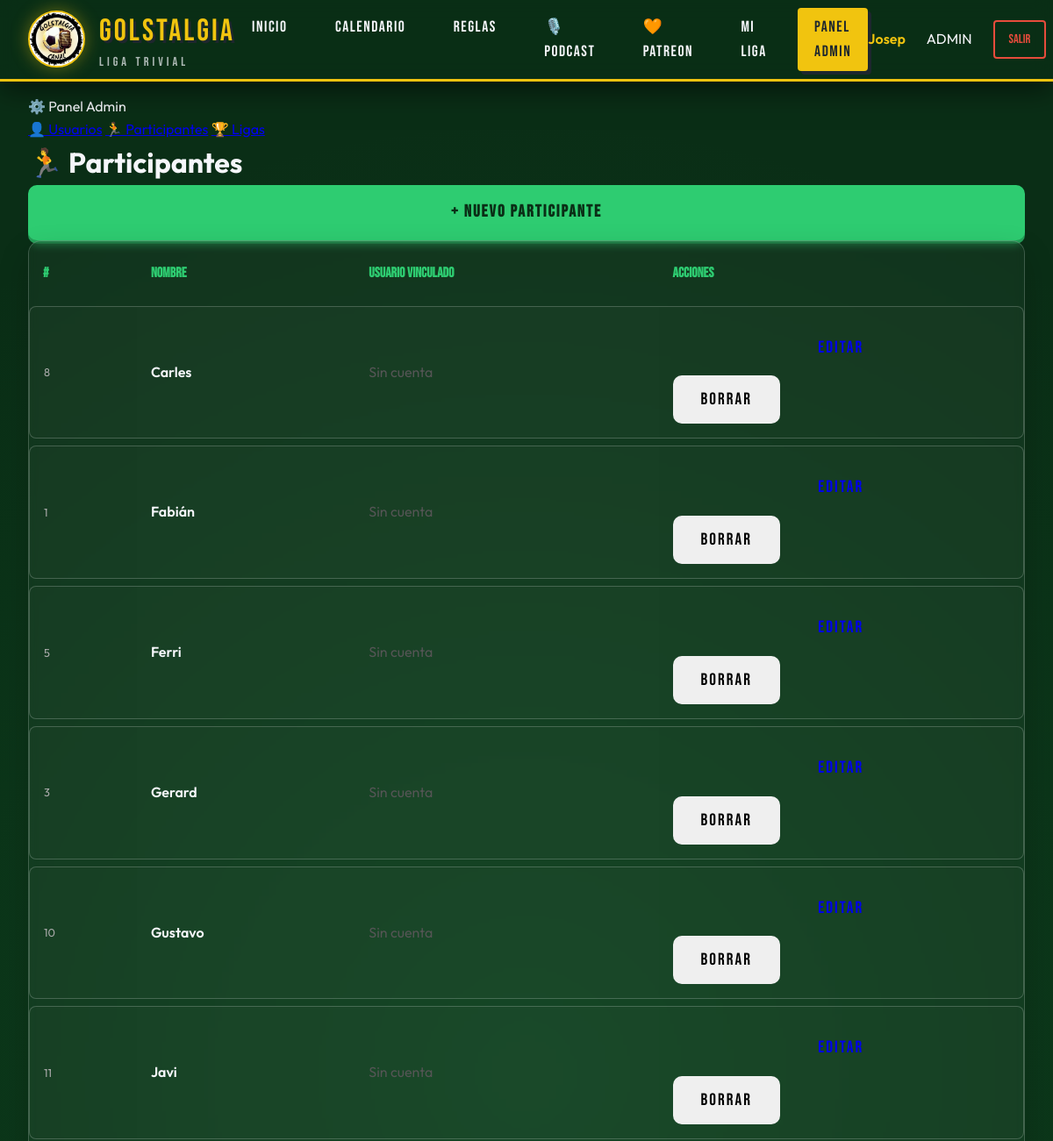
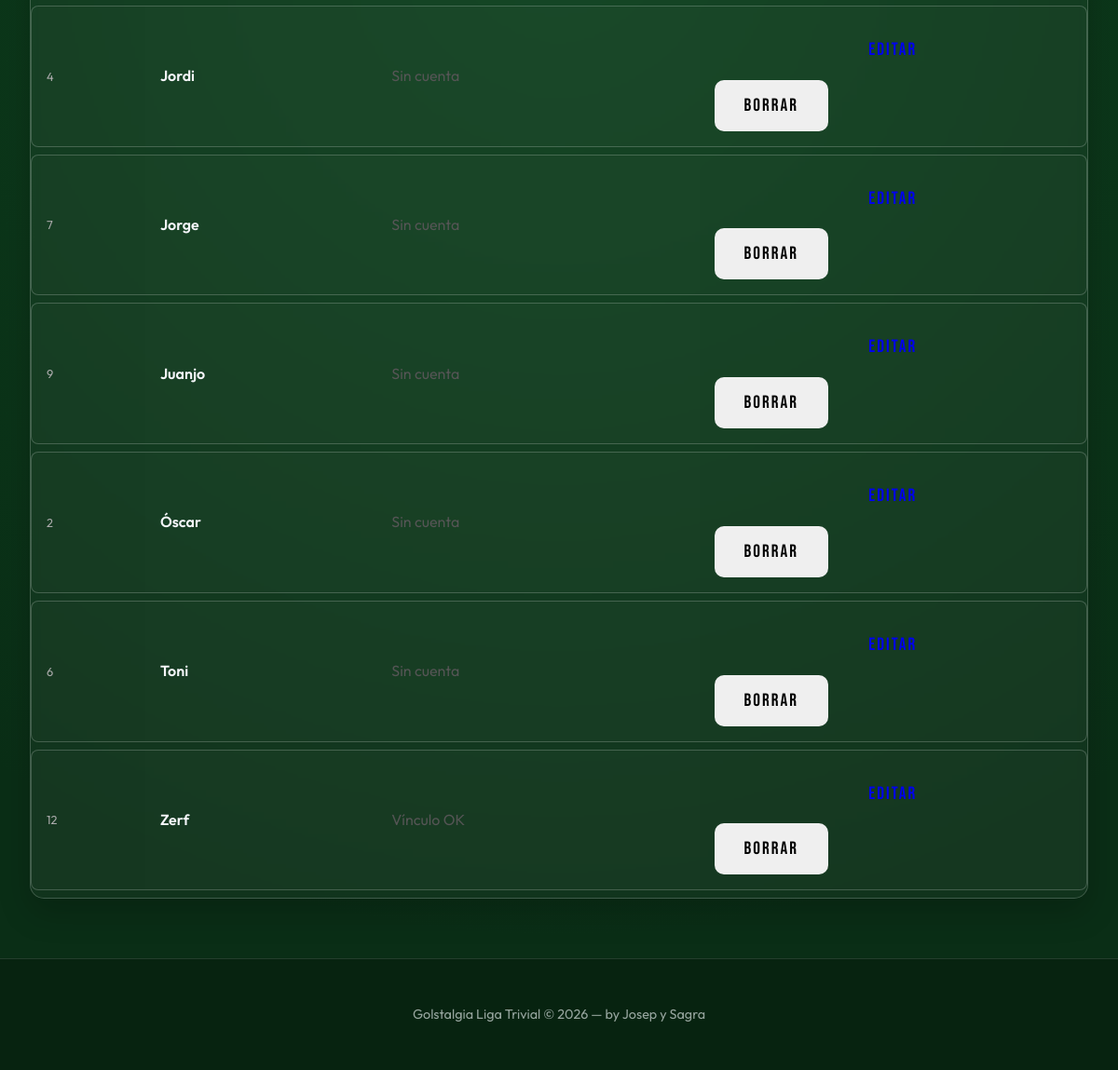
Page /admin/participantes (signed in) on the committed database (2 pictures, top to bottom).
### tables this page shows
CREATE TABLE `participantes` (
  `id` int unsigned NOT NULL AUTO_INCREMENT,
  `nombre` varchar(100) NOT NULL,
  `usuario_id` int unsigned DEFAULT NULL,
  `created_at` timestamp NULL DEFAULT CURRENT_TIMESTAMP,
  `updated_at` timestamp NULL DEFAULT CURRENT_TIMESTAMP ON UPDATE CURRENT_TIMESTAMP,
  PRIMARY KEY (`id`)
);

### src/controllers/AdminController.php (called while the page is built, shortened)
<?php
class AdminController
{
    public function participantes(): void
    {
        $participantes = (new ParticipanteModel())->all();
        require_once __DIR__ . '/../views/admin/participantes.php';
    }
}

### index.php (called while the page is built)
<?php
require_once __DIR__ . '/config/app.php';
require_once __DIR__ . '/config/Database.php';
$router = new Router();
$router->get( '/auth/login',           [AuthController::class, 'loginForm']);
$router->post('/auth/login',           [AuthController::class, 'login']);
$router->get( '/auth/registro',        [AuthController::class, 'registroForm']);
$router->post('/auth/registro',        [AuthController::class, 'registro']);
$router->get( '/auth/google/callback', [AuthController::class, 'googleCallback']);
$router->get( '/auth/logout',          [AuthController::class, 'logout']);
$router->get('/', [HomeController::class, 'index']);
$router->get('/reglas', [HomeController::class, 'reglas']);
$router->get('/calendario', [HomeController::class, 'calendario']);
$router->get('/dashboard', [DashboardController::class, 'index']);
$router->get( '/admin/usuarios',                  [AdminController::class, 'usuarios']);
$router->get( '/admin/usuarios/crear',            [AdminController::class, 'usuarioCreate']);
$router->post('/admin/usuarios/guardar',          [AdminController::class, 'usuarioStore']);
$router->get( '/admin/usuarios/:id/editar',       [AdminController::class, 'usuarioEdit']);
$router->post('/admin/usuarios/:id/actualizar',   [AdminController::class, 'usuarioUpdate']);
$router->post('/admin/usuarios/:id/eliminar',     [AdminController::class, 'usuarioDelete']);
$router->get( '/admin/participantes',             [AdminController::class, 'participantes']);
$router->get( '/admin/participantes/crear',       [AdminController::class, 'participanteCreate']);
$router->post('/admin/participantes/guardar',     [AdminController::class, 'participanteStore']);
$router->get( '/admin/participantes/:id/editar',  [AdminController::class, 'participanteEdit']);
$router->post('/admin/participantes/:id/actualizar', [AdminController::class, 'participanteUpdate']);
$router->post('/admin/participantes/:id/eliminar', [AdminController::class, 'participanteDelete']);
$router->get( '/admin/ligas',                     [AdminController::class, 'ligas']);
$router->get( '/admin/ligas/crear',               [AdminController::class, 'ligaCreate']);
$router->post('/admin/ligas/guardar',             [AdminController::class, 'ligaStore']);
$router->get( '/admin/ligas/:id/editar',          [AdminController::class, 'ligaEdit']);
$router->post('/admin/ligas/:id/actualizar',      [AdminController::class, 'ligaUpdate']);
$router->get( '/admin/ligas/:ligaId/jornadas',         [AdminController::class, 'jornadas']);
$router->get( '/admin/ligas/:ligaId/jornadas/crear',   [AdminController::class, 'jornadaCreate']);
$router->post('/admin/ligas/:ligaId/jornadas/guardar', [AdminController::class, 'jornadaStore']);
$router->get( '/admin/partidas/:id/resultado',         [AdminController::class, 'resultadoForm']);
$router->post('/admin/partidas/:id/resultado/guardar', [AdminController::class, 'resultadoStore']);
$router->dispatch();

### config/app.php (called while the page is built, shortened)
<?php
spl_autoload_register(function (string $class): void {
    $paths = [
        __DIR__ . '/../src/models/',
        __DIR__ . '/../src/controllers/',
        __DIR__ . '/../src/helpers/',
        __DIR__ . '/../config/',
    ];
    foreach ($paths as $path) {
        $file = $path . $class . '.php';
        if (file_exists($file)) {
            return;
        }
    }
});

### config/Database.php (called while the page is built, shortened)
<?php
class Database
{
    private static ?PDO $instance = null;
    public static function connect(): PDO
    {
        if (self::$instance === null) {
            $env = self::loadEnv();
            $host = $env['DB_HOST'] ?? 'localhost';
            $port = $env['DB_PORT'] ?? '3306';
            $name = $env['DB_NAME'] ?? 'golstalgia';
            $user = $env['DB_USER'] ?? 'root';
            $pass = $env['DB_PASS'] ?? '';
            $dsn = "mysql:host={$host};port={$port};dbname={$name};charset=utf8mb4";
            try {
                self::$instance = new PDO($dsn, $user, $pass, [
                    PDO::ATTR_ERRMODE            => PDO::ERRMODE_EXCEPTION,
                    PDO::ATTR_DEFAULT_FETCH_MODE => PDO::FETCH_ASSOC,
                    PDO::ATTR_EMULATE_PREPARES   => false,
                ]);
            } catch (PDOException $e) {
                error_log("DB Connection failed: " . $e->getMessage());
                http_response_code(500);
                die(json_encode(['error' => 'Database connection failed']));
            }
        }
        return self::$instance;
    }
    private static function loadEnv(): array
    {
        $envFile = dirname(__DIR__) . '/.env';
        $env = [];
        if (!file_exists($envFile)) {
            return $env;
        }
        return $env;
    }
}

### src/models/ParticipanteModel.php (called while the page is built, shortened)
<?php
class ParticipanteModel
{
    private PDO $db;
    public function __construct()
    {
        $this->db = Database::connect();
    }
    public function all(): array
    {
        $stmt = $this->db->query("SELECT * FROM participantes ORDER BY nombre");
        return $stmt->fetchAll();
    }
}

### src/views/admin/participantes.php (the view, shortened to what this page needs)
<div class="admin-layout">
  <?php require_once __DIR__ . '/partials/sidebar.php'; ?>
  <div>
    <div class="top-bar">
      <h1 class="page-title" style="margin:0;"><span>🏃</span> Participantes</h1>
      <a href="/admin/participantes/crear" class="btn btn-primary">+ Nuevo participante</a>
    </div>
    <div class="card">
      <div class="card-body" style="padding:0;">
        <div class="table-wrap">
          <table>
            <thead>
              <tr>
                <th>#</th>
                <th>Nombre</th>
                <th>Usuario Vinculado</th>
                <th>Acciones</th>
              </tr>
            </thead>
            <tbody>
              <?php foreach ($participantes as $p): ?>
              <tr>
                <td style="color:#aaa; font-size:0.8rem;"><?= $p['id'] ?></td>
                <td style="font-weight:600;"><?= htmlspecialchars($p['nombre']) ?></td>
                <td style="color:#555;">
                  <?php if ($p['usuario_id']): ?>
                    <span class="badge badge-verde">Vínculo OK</span>
                  <?php else: ?>
                    <span class="badge badge-gris">Sin cuenta</span>
                  <?php endif; ?>
                </td>
                <td>
                  <a href="/admin/participantes/<?= $p['id'] ?>/editar" class="btn btn-sm btn-dark">Editar</a>
                  <form method="POST" action="/admin/participantes/<?= $p['id'] ?>/eliminar" style="display:inline;"
                        onsubmit="return confirm('¿Eliminar participante <?= htmlspecialchars($p['nombre']) ?>? Esto no borrará sus partidos pero sí su perfil vinculable.')">
                    <button type="submit" class="btn btn-sm btn-rojo">Borrar</button>
                  </form>
                </td>
              </tr>
              <?php endforeach; ?>
            </tbody>
          </table>
        </div>
      </div>
    </div>
  </div>
</div>
<?php
require_once __DIR__ . '/../partials/layout.php';
?>

### public/css/app.css (style rules this page uses)
:root { --verde-cesped: #1b8a3e; --verde-oscuro: #0a2e16; --verde-vivo: #2ecc71; --amarillo-retro: #f1c40f; --amarillo-brillo: #feca57; --rojo-pasion: #e74c3c; --blanco-vintage: #f5f6fa; --negro-carbon: #1e272e; --glass: rgba(255, 255, 255, 0.1); --glass-border: rgba(255, 255, 255, 0.2); --shadow-retro: 6px 6px 0px rgba(0,0,0,0.8); --font-display: 'Bebas Neue', cursiva; --font-main: 'Outfit', sans-serif; --transition: all 0.3s cubic-bezier(0.4, 0, 0.2, 1); }
*, *::before, *::after { box-sizing: border-box; margin: 0; padding: 0; }
body { font-family: var(--font-main); background: var(--verde-oscuro); background-image: radial-gradient(circle at 50% 50%, rgba(27, 138, 62, 0.2) 0%, transparent 80%), url("https://www.transparenttextures.com/patterns/carbon-fibre.png"); color: var(--blanco-vintage); min-height: 100vh; line-height: 1.6; overflow-x: hidden; }
.btn { display: flex; align-items: center; justify-content: center; padding: 1rem 2rem; font-family: var(--font-display); font-size: 1.2rem; letter-spacing: 2px; border: none; border-radius: 10px; cursor: pointer; transition: var(--transition); text-decoration: none; }
.btn-primary { background: var(--verde-vivo); color: var(--verde-oscuro); font-weight: 800; box-shadow: 0 4px 0 #24a159; }
.card { background: rgba(255,255,255,0.03); border: 1px solid var(--glass-border); backdrop-filter: blur(5px); border-radius: 15px; overflow: hidden; box-shadow: 0 15px 35px rgba(0,0,0,0.2); transition: var(--transition); }
table { border-collapse: separate; border-spacing: 0 8px; width: 100%; }
th { font-family: var(--font-display); text-transform: uppercase; color: var(--verde-vivo); padding: 1rem; text-align: left; }
td { background: rgba(255,255,255,0.02); padding: 1rem; border-top: 1px solid var(--glass-border); border-bottom: 1px solid var(--glass-border); }
td:first-child { border-left: 1px solid var(--glass-border); border-top-left-radius: 8px; border-bottom-left-radius: 8px; }
td:last-child { border-right: 1px solid var(--glass-border); border-top-right-radius: 8px; border-bottom-right-radius: 8px; }

### rows in the picture
participantes: id "8", nombre "Carles", shows "Sin cuenta"
participantes: id "1", nombre "Fabián", shows "Sin cuenta"
participantes: id "5", nombre "Ferri", shows "Sin cuenta"
participantes: id "3", nombre "Gerard", shows "Sin cuenta"
participantes: id "10", nombre "Gustavo", shows "Sin cuenta"
participantes: id "11", nombre "Javi", shows "Sin cuenta"
participantes: id "4", nombre "Jordi", shows "Sin cuenta"
participantes: id "7", nombre "Jorge", shows "Sin cuenta"
participantes: id "9", nombre "Juanjo", shows "Sin cuenta"
participantes: id "2", nombre "Óscar", shows "Sin cuenta"
participantes: id "6", nombre "Toni", shows "Sin cuenta"
participantes: id "12", nombre "Zerf", shows "Vínculo OK"

### other values in the picture
Auth::user()['nombre'] "Josep"
